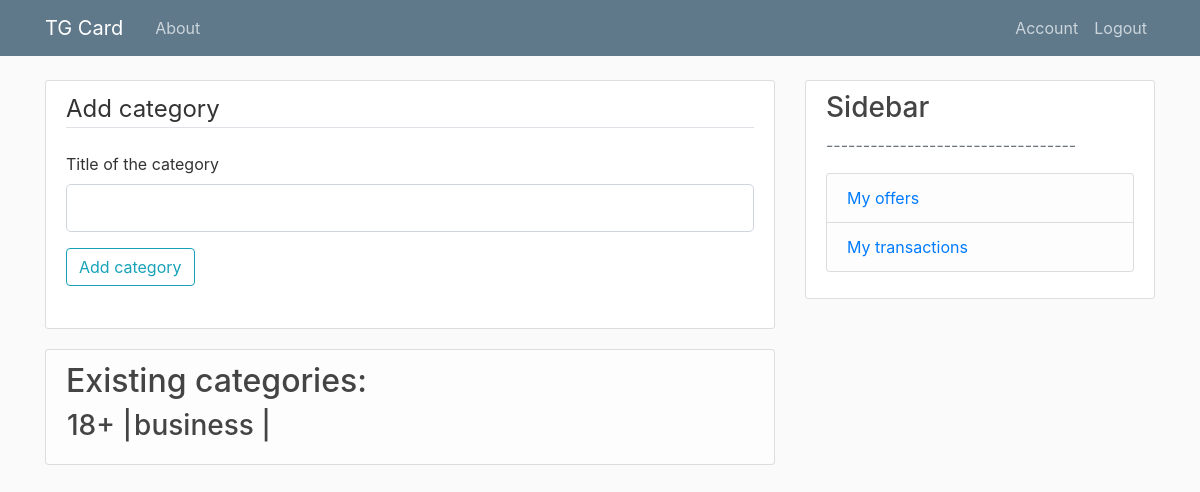
The page /category (signed in) on the database as committed earlier.
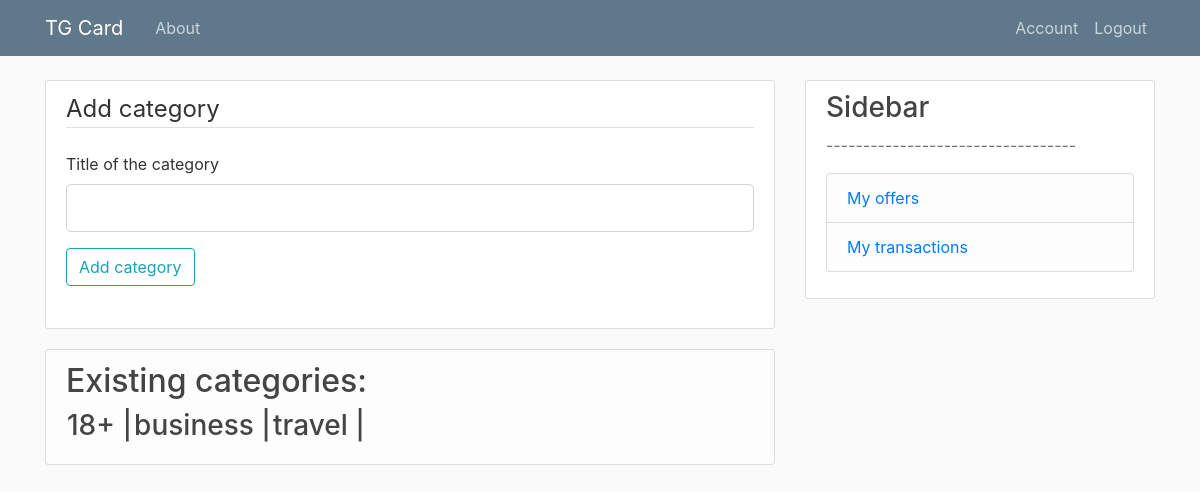
The same page on the database as committed later.
### models.py (models this page shows, shortened)
class Category(db.Model):
    id = db.Column(db.Integer, primary_key=True)
    title = db.Column(db.String, index=True, unique=True, nullable=False)
    categoryListAdv = db.relationship('CategoryListAdv', backref='category', lazy=True)
    categoryListAff = db.relationship('CategoryListAff', backref='category', lazy=True)

### routes.py (the view)
@app.route("/category", methods=['GET', 'POST'])
@login_required
def category():
    form = AddCategoryForm()
    allCategories = Category.query.all()
    if form.validate_on_submit():
        category = Category(title=form.title.data)
        db.session.add(category)
        db.session.commit()
        flash('Category added', 'success')
        return redirect(url_for('category'))
    return render_template('category.html', title='Category', form=form, allCategories=allCategories)

### forms.py (shortened to what this page needs)
class AddCategoryForm(FlaskForm):
    title = StringField('Title of the category', validators=[DataRequired()])
    submit = SubmitField('Add category')

### models.py (called while the page is built)
@login_manager.user_loader
def load_user(user_id):
    return User.query.get(int(user_id))

### templates/category.html (shortened to what this page needs)
{% extends "layout.html" %}
{% block content %}
    <div class="content-section">
        <form method="POST" action="">
        <fieldset class="form-group">
            <legend class="border-bottom mb-4">Add category</legend>
            <div class="form-group">
                {{ form.title.label(class="form-control-label") }}
                {% if form.title.errors %}
                    {{ form.title(class="form-control form-control-lg is-invalid") }}
                    <div class="invalid-feedback">
                        {% for error in form.title.errors %}
                            <span>{{ error }}</span>
                        {% endfor %}
                    </div>
                {% else %}
                    {{ form.title(class="form-control form-control-lg") }}
                {% endif %}
            </div>
    	    <div class="form-group">
         	    {{ form.submit(class="btn btn-outline-info") }}
    	    </div>
            </fieldset>
        </form>
    </div>
    <ul class="list-group">
        <li class="list-group-item list-group-item-light"><h2>Existing categories: </h2>
        <table>
            <tr>
                {% for category in allCategories %}
                <td><h3>{{ category.title }} | </h3></td>
                {% endfor %}
            </tr>
        </table>
        </li>
    </ul>
{% endblock content %}

### templates/layout.html (shortened to what this page needs)
<!DOCTYPE html>
<html>
<head>
    <link rel="stylesheet" href="https://maxcdn.bootstrapcdn.com/bootstrap/4.0.0/css/bootstrap.min.css">
    <link rel="stylesheet" type="text/css" href="{{ url_for('static', filename='main.css') }}">
</head>
<body>
    <header class="site-header">
      <nav class="navbar navbar-expand-md navbar-dark bg-steel fixed-top">
        <div class="container">
          <a class="navbar-brand mr-4" href="/">TG Card</a>
          <div class="collapse navbar-collapse" id="navbarToggle">
            <div class="navbar-nav mr-auto">
              <a class="nav-item nav-link" href="{{ url_for('about') }}">About</a>
            </div>
            <div class="navbar-nav">
              {% if current_user.is_authenticated %}
                <a class="nav-item nav-link" href="{{ url_for('account') }}">Account</a>
                <a class="nav-item nav-link" href="{{ url_for('logout') }}">Logout</a>
              {% else %}
                <a class="nav-item nav-link" href="{{ url_for('login') }}">Login</a>
                <a class="nav-item nav-link" href="{{ url_for('register') }}">Register</a>
              {% endif %}
            </div>
          </div>
        </div>
      </nav>
    </header>
    <main role="main" class="container">
      <div class="row">
        <div class="col-md-8">
          {% block content %}{% endblock %}
        </div>
        {% if current_user.is_authenticated %}
        <div class="col-md-4">
          <div class="content-section">
            <h3>Sidebar</h3>
            <p class='text-muted'>----------------------------------
              <ul class="list-group">
                <li class="list-group-item list-group-item-light">
                    {% if current_user.role == 'Advertiser' %}
                        <a href="/offer">My offers</a>
                    {% else %}
                        <a href="/channel">My channels</a>
                    {% endif %}
                </li>
                <li class="list-group-item list-group-item-light"><a href="/">My transactions</a></li>
              </ul>
            </p>
          </div>
        </div>
        {% endif %}
      </div>
    </main>
</body>
</html>

### static/main.css (style rules this page uses)
body { background: #fafafa; color: #333333; margin-top: 5rem; }
h1, h2, h3, h4, h5, h6 { color: #444444; }
.bg-steel { background-color: #5f788a; }
.site-header .navbar-nav .nav-link { color: #cbd5db; }
.content-section { background: #ffffff; padding: 10px 20px; border: 1px solid #dddddd; border-radius: 3px; margin-bottom: 20px; }

Rows that differ between the two databases and show on the page:
added Category: title "travel"
